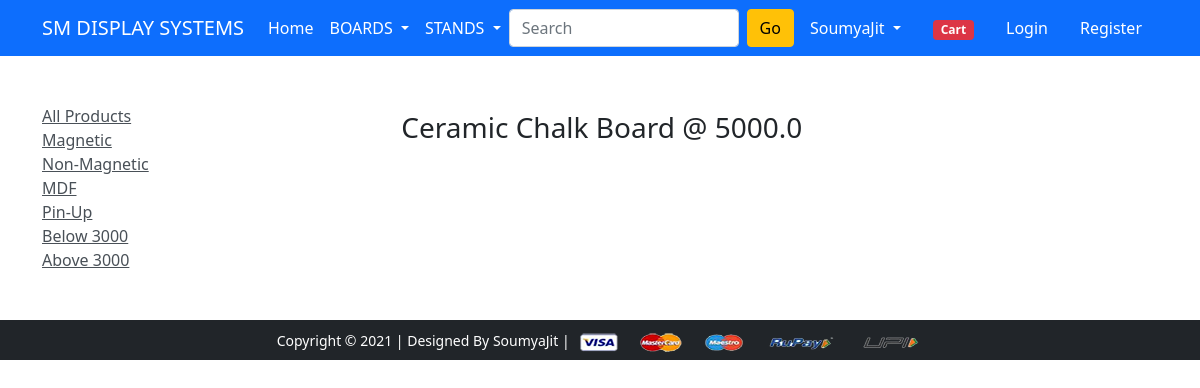
Page /boards/mobile on the earlier database version.
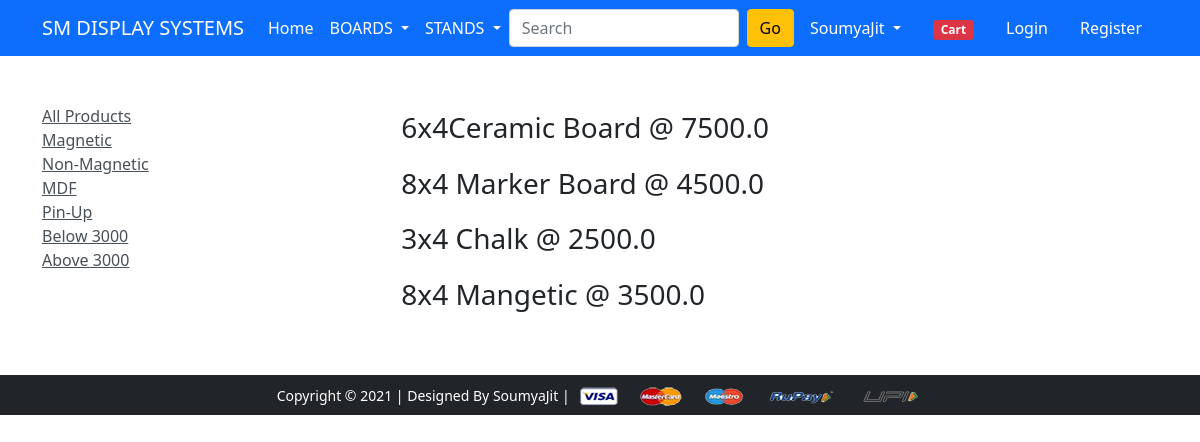
Same page on the later database version.
### boards/models.py (models this page shows, shortened)
class Product(models.Model):
    title= models.CharField(max_length=100)
    selling_price= models.FloatField()
    discount_price= models.FloatField()
    description= models.TextField()
    brand= models.CharField(max_length=100)
    category= models.CharField(choices=CATEGORY_CHOICES, max_length=50)
    product_image= models.ImageField(upload_to= 'productimg')

### boards/views.py (the view)
# urls.py: path('mobile', views.MobileView.as_view(), name='mobile'),
class MobileView(View):
    def get(self, request, category=None):
        if category==None:
            mobiles=Product.objects.filter(category='magnetic')
        elif category== 'magnetic' or category=='nonmagnetic' or category=='pinup' or category=='mdf':
            mobiles=Product.objects.filter(category=category)
        elif category=='below':
            mobiles=Product.objects.filter(discount_price__lt=3000)
        elif category=='above':
            mobiles=Product.objects.filter(discount_price__gt=3000)
        return render(request, 'mobile.html', {'mobiles':mobiles})

### boards/templates/mobile.html (shortened to what this page needs)
{% extends 'base.html' %}
{% load static %}
{% block main-content %}
<div class="container my-5">
 <div class="row">
  <div class="col-sm-3">
   <div class='list-group'>
    <a href="{% url 'mobile' %}" class="list-group-item-action" aria-currents="true">All Products</a>
    <a href="{% url 'mobiledata' 'magnetic' %}" class="list-group-item-action" aria-currents="true">Magnetic</a>
    <a href="{% url 'mobiledata' 'nonmagnetic' %}" class="list-group-item-action" aria-currents="true">Non-Magnetic</a>
    <a href="{% url 'mobiledata' 'mdf' %}" class="list-group-item-action" aria-currents="true">MDF</a>
    <a href="{% url 'mobiledata' 'pinup' %}" class="list-group-item-action" aria-currents="true">Pin-Up</a>
    <a href="{% url 'mobiledata' 'below' %}" class="list-group-item-action" aria-currents="true">Below 3000</a>
    <a href="{% url 'mobiledata' 'above' %}" class="list-group-item-action" aria-currents="true">Above 3000</a>
    </div>
  </div>
  <div class='col-sm-8'>
  {% for mobile in mobiles %}
  <div class="col-sm-8 offset-sm-1">
   <a href="{% url 'product-detail' mobile.id %}" class='btn'>
   <h3> {{mobile.title}} @ {{mobile.selling_price}}</h3>
   </a>
  </div>
  {% endfor %}
  </div>
 </div>
</div>
{% endblock main-content %}

Differences in the rows shown:
removed Product: title "Ceramic Chalk Board", selling_price "5000.0"
added Product: title "6x4Ceramic Board", selling_price "7500.0"
added Product: title "8x4 Marker Board", selling_price "4500.0"
added Product: title "3x4 Chalk", selling_price "2500.0"
added Product: title "8x4 Mangetic", selling_price "3500.0"
